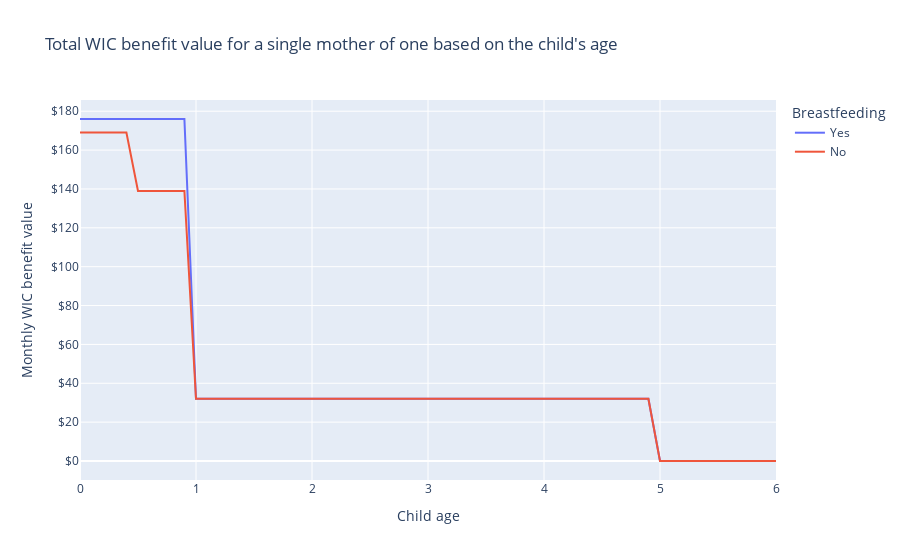

The cell this chart's notebook holds for it:
### Markdown cell above
# WIC

The Special Supplemental Nutrition Program for Women, Infants, and Children (WIC) provides vouchers for food and formula to low-income mothers and children deemed to be at nutritional risk.
The Food and Nutrition Service (FNS), a division of the United States Department of Agriculture (USDA), administers WIC.

## Examples

Consider a family with a single mother and one child, both deemed to be at nutritional risk, and \$2,000 monthly income.
They will receive WIC vouchers until the child reaches age five, though their benefit will vary with the child's age and whether the mother breastfeeds.

### Code cell
from openfisca_us import IndividualSim
import numpy as np
import pandas as pd
import plotly.express as px


def wic_by_child_age(is_breastfeeding):

    sim = IndividualSim(year=2022)
    sim.add_person(name="child", is_wic_at_nutritional_risk=True)
    sim.add_person(
        name="mother",
        employment_income=2_000 * 12,
        # is_mother defaults to is_breastfeeding, but we need to set it
        # explicitly for non-breastfeeding mothers.
        is_mother=True,
        is_breastfeeding=is_breastfeeding,
        is_wic_at_nutritional_risk=True,
    )
    sim.add_family(members=["mother", "child"])
    sim.add_spm_unit(members=["mother", "child"])

    sim.vary("age", max=6, step=0.1)

    return pd.DataFrame(
        dict(
            is_breastfeeding=np.where(is_breastfeeding, "Yes", "No"),
            age=sim.calc("age")[0],
            wic=(sim.calc("wic").sum(axis=0) / 12).round(),
        )
    )


df = pd.concat([wic_by_child_age(True), wic_by_child_age(False)])

LABELS = dict(
    age="Child age",
    is_breastfeeding="Breastfeeding",
    wic="Monthly WIC benefit value",
)

fig = px.line(
    df,
    "age",
    "wic",
    color="is_breastfeeding",
    labels=LABELS,
    title="Total WIC benefit value for a single mother of one based on the child's age",
)
fig.update_layout(yaxis_tickformat="$,")
fig.show()

### Figure 1 — Plotly figure (JSON) as saved in the notebook; plotly's stock layout.template omitted (floating-point values rounded to 4 significant figures)
{"data": [{"hovertemplate": "Breastfeeding=Yes<br>Child age=%{x}<br>Monthly WIC benefit value=%{y}<extra></extra>", "legendgroup": "Yes", "line": {"color": "#636efa", "dash": "solid"}, "marker": {"symbol": "circle"}, "mode": "lines", "name": "Yes", "orientation": "v", "showlegend": true, "type": "scatter", "x": [0, 0.1, 0.2, 0.3, 0.4, 0.5, 0.6, 0.7, 0.8, 0.9, 1, 1.1, 1.2, 1.3, 1.4, 1.5, 1.6, 1.7, 1.8, 1.9, 2, 2.1, 2.2, 2.3, 2.4, 2.5, 2.6, 2.7, 2.8, 2.9, 3, 3.1, 3.2, 3.3, 3.4, 3.5, 3.6, 3.7, 3.8, 3.9, 4, 4.1, 4.2, 4.3, 4.4, 4.5, 4.6, 4.7, 4.8, 4.9, 5, 5.1, 5.2, 5.3, 5.4, 5.5, 5.6, 5.7, 5.8, 5.9, 6], "xaxis": "x", "y": [176, 176, 176, 176, 176, 176, 176, 176, 176, 176, 32, 32, 32, 32, 32, 32, 32, 32, 32, 32, 32, 32, 32, 32, 32, 32, 32, 32, 32, 32, 32, 32, 32, 32, 32, 32, 32, 32, 32, 32, 32, 32, 32, 32, 32, 32, 32, 32, 32, 32, 0, 0, 0, 0, 0, 0, 0, 0, 0, 0, 0], "yaxis": "y"}, {"hovertemplate": "Breastfeeding=No<br>Child age=%{x}<br>Monthly WIC benefit value=%{y}<extra></extra>", "legendgroup": "No", "line": {"color": "#EF553B", "dash": "solid"}, "marker": {"symbol": "circle"}, "mode": "lines", "name": "No", "orientation": "v", "showlegend": true, "type": "scatter", "x": [0, 0.1, 0.2, 0.3, 0.4, 0.5, 0.6, 0.7, 0.8, 0.9, 1, 1.1, 1.2, 1.3, 1.4, 1.5, 1.6, 1.7, 1.8, 1.9, 2, 2.1, 2.2, 2.3, 2.4, 2.5, 2.6, 2.7, 2.8, 2.9, 3, 3.1, 3.2, 3.3, 3.4, 3.5, 3.6, 3.7, 3.8, 3.9, 4, 4.1, 4.2, 4.3, 4.4, 4.5, 4.6, 4.7, 4.8, 4.9, 5, 5.1, 5.2, 5.3, 5.4, 5.5, 5.6, 5.7, 5.8, 5.9, 6], "xaxis": "x", "y": [169, 169, 169, 169, 169, 139, 139, 139, 139, 139, 32, 32, 32, 32, 32, 32, 32, 32, 32, 32, 32, 32, 32, 32, 32, 32, 32, 32, 32, 32, 32, 32, 32, 32, 32, 32, 32, 32, 32, 32, 32, 32, 32, 32, 32, 32, 32, 32, 32, 32, 0, 0, 0, 0, 0, 0, 0, 0, 0, 0, 0], "yaxis": "y"}], "layout": {"legend": {"title": {"text": "Breastfeeding"}, "tracegroupgap": 0}, "title": {"text": "Total WIC benefit value for a single mother of one based on the child's age"}, "xaxis": {"anchor": "y", "domain": [0, 1], "title": {"text": "Child age"}}, "yaxis": {"anchor": "x", "domain": [0, 1], "tickformat": "$,", "title": {"text": "Monthly WIC benefit value"}}}}
